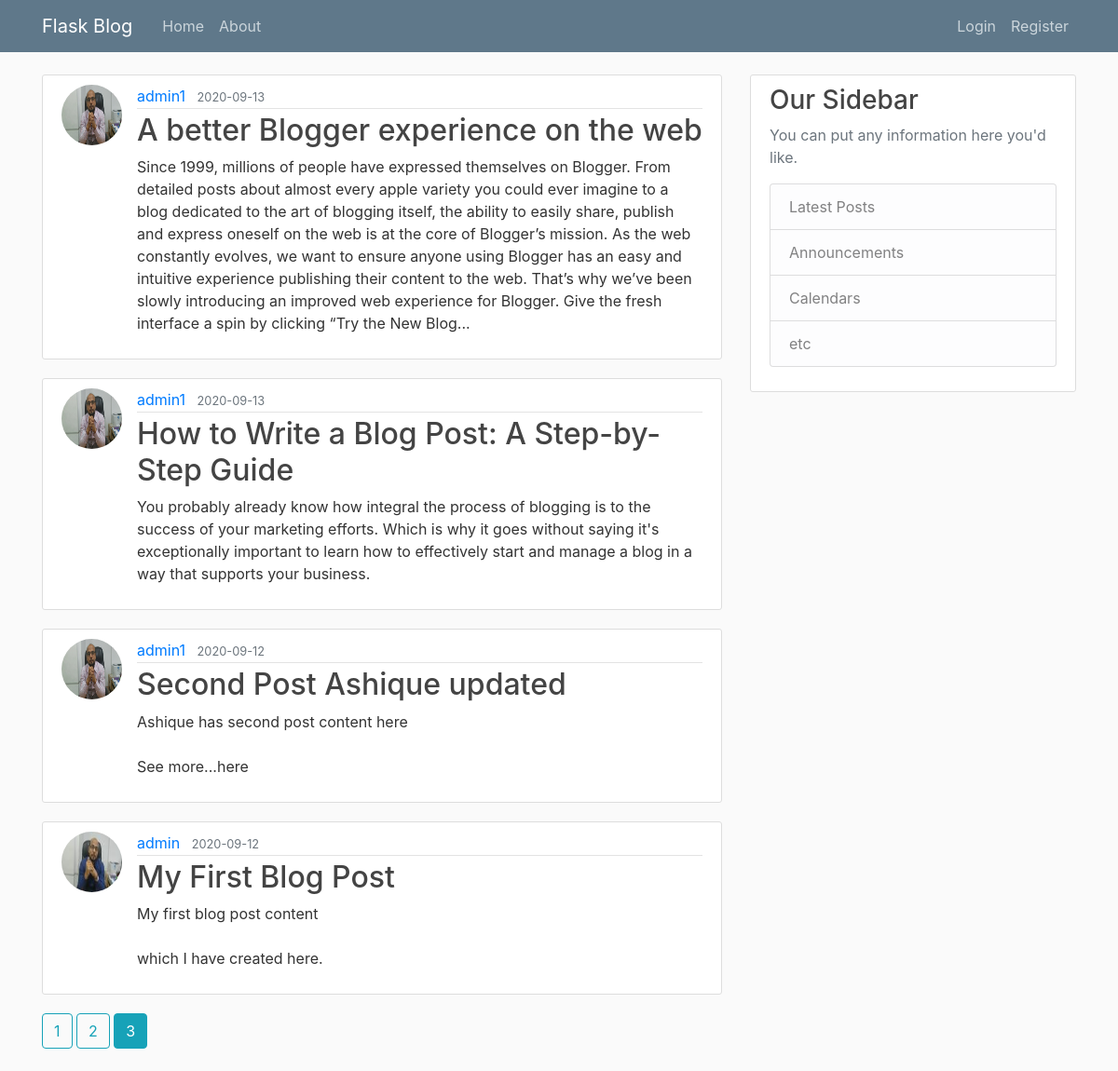
Screenshot of /home?page=3 with the database file from the repository.
### flaskproject/models.py (models this page shows, shortened)
class Post(db.Model):
    id = db.Column(db.Integer, primary_key=True)
    title = db.Column(db.String(100), nullable=False)
    date_posted = db.Column(db.DateTime, nullable=False, default=datetime.utcnow)
    content = db.Column(db.Text, nullable=False)
    user_id = db.Column(db.Integer, db.ForeignKey('user.id'), nullable=False)

class User(db.Model, UserMixin):
    id = db.Column(db.Integer, primary_key=True)
    username = db.Column(db.String(20), unique=True, nullable=False)
    email = db.Column(db.String(120), unique=True, nullable=False)
    image_file = db.Column(db.String(20), nullable=False, default='default.jpg')
    password = db.Column(db.String(60), nullable=False)
    posts = db.relationship('Post', backref='author', lazy=True)

### flaskproject/main/routes.py (the view)
@main.route('/')
@main.route('/home')
def home():
    page = request.args.get('page', 1, type=int)
    posts = Post.query.order_by(Post.date_posted.desc()).paginate(page=page, per_page=5)
    return render_template('home.html', posts=posts)

### flaskproject/templates/home.html
{%  extends "layout.html" %}
{% block content %}
    {% for post in posts.items %}
        <article class="media content-section">
            <img class="rounded-circle article-img" src="{{ url_for('static', filename='profile_pics/' + post.author.image_file) }}" alt="">
          <div class="media-body">
            <div class="article-metadata">
              <a class="mr-2" href="{{ url_for('users.user_posts', username=post.author.username) }}">{{ post.author.username }}</a>
              <small class="text-muted">{{ post.date_posted.strftime('%Y-%m-%d') }}</small>
            </div>
            <h2><a class="article-title" href="{{ url_for('posts.post', post_id=post.id) }}">{{ post.title }}</a></h2>
            <p class="article-content">{{ post.content }}</p>
          </div>
        </article>
    {% endfor %}
    {% for page_num in posts.iter_pages(left_edge=1, right_edge=1, left_current=1, right_current=2) %}
        {% if page_num %}
            {% if posts.page == page_num %}
                <a class="btn btn-info mb-4" href="{{ url_for('main.home', page=page_num) }}">{{ page_num }}</a>
            {% else %}
                <a class="btn btn-outline-info mb-4" href="{{ url_for('main.home', page=page_num) }}">{{ page_num }}</a>
            {% endif %}
        {% else %}
            ...
        {% endif %}
    {% endfor %}
{% endblock content %}

### flaskproject/static/main.css (style rules this page uses)
body { background: #fafafa; color: #333333; margin-top: 5rem; }
h1, h2, h3, h4, h5, h6 { color: #444444; }
.content-section { background: #ffffff; padding: 10px 20px; border: 1px solid #dddddd; border-radius: 3px; margin-bottom: 20px; }
.article-title { color: #444444; }
.article-content { white-space: pre-line; }
.article-img { height: 65px; width: 65px; margin-right: 16px; }
.article-metadata { padding-bottom: 1px; margin-bottom: 4px; border-bottom: 1px solid #e3e3e3 }

### rows the page displays
Post: image_file (placeholder picture), author.username "admin1", date_posted "2020-09-13", title "A better Blogger experience on the web", content "Since 1999, millions of people have expressed themselves on Blogger. From detailed posts about almost every apple variety you could ever imagine to a blog dedicated to the art of blogging itself, the ability to easily share, publish and express oneself on the web is at the core of Blogger’s mission. As the web constantly evolves, we want to ensure anyone using Blogger has an easy and intuitive experience publishing their content to the web. That’s why we’ve been slowly introducing an improved web experience for Blogger. Give the fresh interface a spin by clicking “Try the New Blog..."
Post: image_file (placeholder picture), author.username "admin1", date_posted "2020-09-13", title "How to Write a Blog Post: A Step-by-Step Guide", content "You probably already know how integral the process of blogging is to the success of your marketing efforts. Which is why it goes without saying it's exceptionally important to learn how to effectively start and manage a blog in a way that supports your business."
Post: image_file (placeholder picture), author.username "admin1", date_posted "2020-09-12", title "Second Post Ashique updated", content "Ashique has second post content here See more...here"
Post: image_file (picture), author.username "admin", date_posted "2020-09-12", title "My First Blog Post", content "My first blog post content which I have created here."

### other values shown
{{ page_num }} "1" "2"
{{ page_num }} "3"
